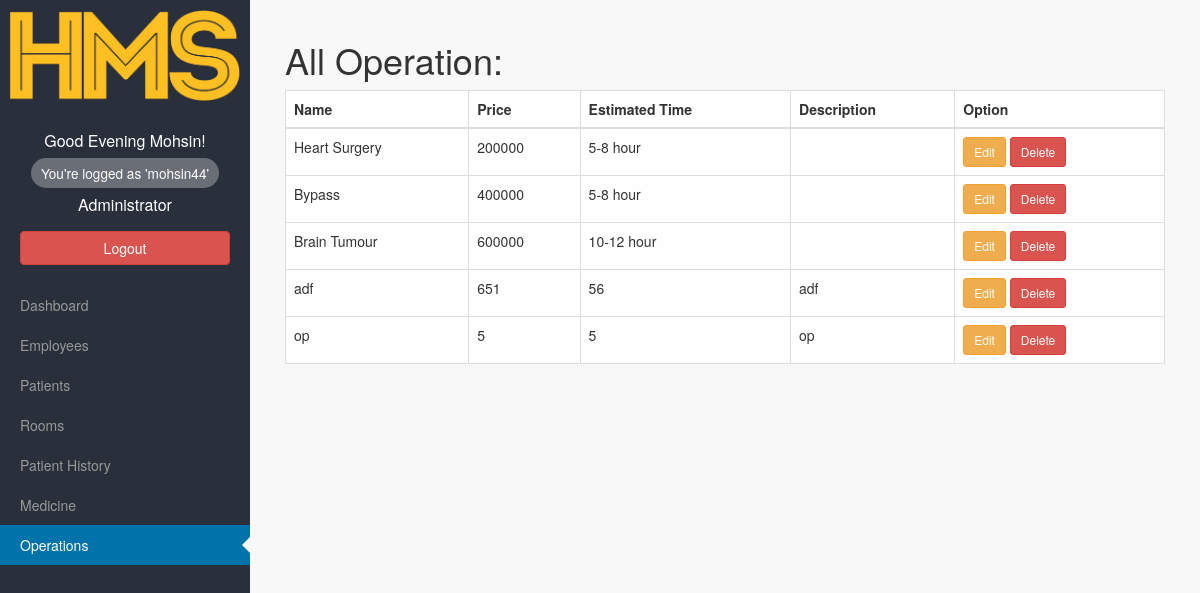
/operations.php?action=view_all (signed in), run on the app's committed database.
### tables this page shows
CREATE TABLE `operation` (
  `operation_id` int(11) NOT NULL,
  `title` varchar(64) NOT NULL,
  `price` int(8) NOT NULL,
  `estimated_time` varchar(64) NOT NULL,
  `description` text NOT NULL
);

### includes/class.db.php (called while the page is built, shortened)
<?php
class DB {
        private $sql;
        function __construct($host,$user,$pass,$name) {
                $this->sql = new mysqli($host, $user,$pass,$name);
        }
        public function query($Q, $IO = false){
                $sql=$this->sql;
                $results_array = array();
                $result = $sql->query($Q);
                if($IO){
                     return $result;
                }else{
                        if($result){
                                while ($row = $result->fetch_assoc()) {
                                $results_array[] = $row;
                                }
                                return $results_array;
                        }else{
                                return null;
                        }
                }
        }
}

### operations.php (the view, shortened to what this page needs)
?>        <?php require_once 'header.php'; ?>
        <?php require_once 'sidebar.php'; ?>
        <div id="page-content-wrapper">
            <div class="container-fluid">
                <div class="row">
                    <?php if(isset($_GET['action']) && $_GET['action'] == 'add') : ?>
                    <div class="col-md-12">
                        <h1>Add New Operation</h1>
                            <?php include 'forms/add_operation.php'; ?>
                    </div>
                    <?php elseif(isset($_GET['action']) && $_GET['action'] == 'view_all') : ?>
                    <div class="col-md-12">
                        <?php
                                  $q="select operation_id,title,price,estimated_time,description from operation";
                                  $arr=$db->query($q);
                                  $no=count($arr);
                                  if($no==0) : ?>
                                  <h3>No Operation Found</h1>
                                <?php else: ?>
                                  <h1>All Operation:</h1>
                                  <table class="table table-bordered">
                                   <thead>
                                  <tr>
                                    <th>Name</th>
                                    <th>Price</th>
                                    <th>Estimated Time</th>
                                    <th>Description</th>
                                    <th>Option</th>
                                  </tr>
                                </thead>
                                <tbody>
                                <?php
                                $i=0;
                                while($i<$no)
                                {
                                  echo "<tr>
                                        <td>{$arr[$i]['title']}</td>
                                        <td>{$arr[$i]['price']}</td>
                                        <td>{$arr[$i]['estimated_time']}</td>
                                        <td>{$arr[$i]['description']}</td>
                                        <td>
                                        <a href=\"single={$arr[$i]['operation_id']}\" class=\"btn btn-warning btn-sm\">Edit</a>
                                        <a href=\"single={$arr[$i]['operation_id']}\" class=\"btn btn-danger btn-sm\">Delete</a>
                                        </td>
                                        </tr>";
                                  $i++;
                                }
                                ?>
                                </tbody>
                                </table>
                              </div>
                            <?php endif; ?>
                    </div>
                    <?php endif; ?>
                </div>
            </div>
        </div>
        <?php require_once 'footer.php'; ?>

### css/main.css (style rules this page uses)
body { background-color: #f8f8f8; }
.table { background: #fefefe; }
.table thead { background: #FFF; }
.table tbody tr { transition: background-color 0.5s ease; }

### css/simple-sidebar.css (style rules this page uses)
body { overflow-x: hidden; }
#page-content-wrapper { width: 100%; position: absolute; padding: 15px; }
#wrapper.toggled #page-content-wrapper { position: absolute; margin-right: -250px; }
@media (min-width:768px) { #page-content-wrapper { padding: 20px; position: relative; } }
@media (min-width:768px) { #wrapper.toggled #page-content-wrapper { position: relative; margin-right: 0; } }

### data on the page
operation: title "Heart Surgery", price "200000", estimated_time "5-8 hour"
operation: title "Bypass", price "400000", estimated_time "5-8 hour"
operation: title "Brain Tumour", price "600000", estimated_time "10-12 hour"
operation: title "adf", price "651", estimated_time "56", description "adf"
operation: title "op", price "5", estimated_time "5", description "op"

### other printed values
$greeting "Good Evening"
$user['fname'] "Mohsin"
$user['username'] "mohsin44"
$user['typename'] "Administrator"
